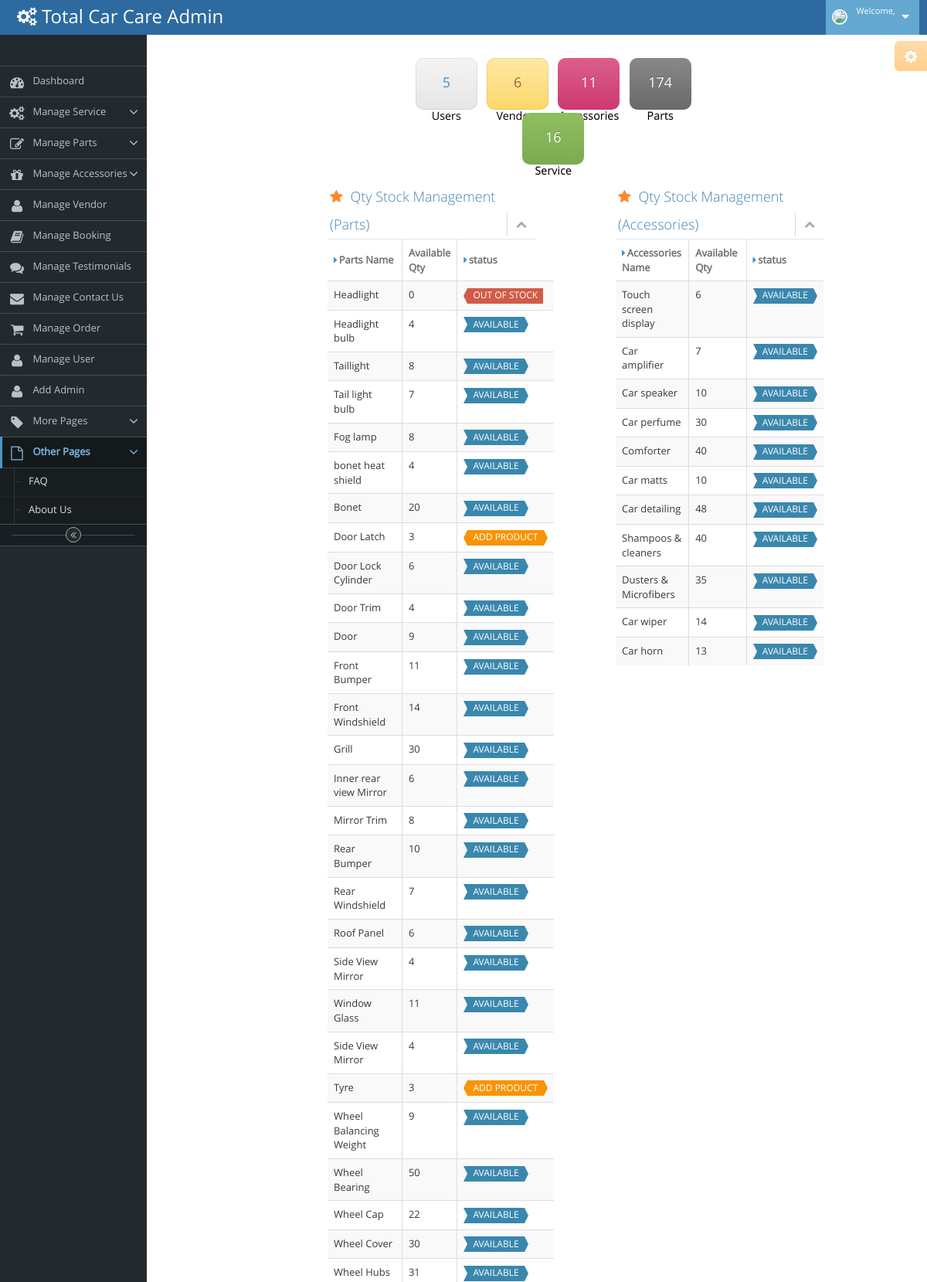
Page /dashboard.php (upper part) on the committed database.
### tables this page shows
CREATE TABLE `car_parts_details` (
  `cpdid` int(11) NOT NULL,
  `cpmid` int(11) NOT NULL,
  `cpdname` varchar(50) NOT NULL,
  `description` varchar(1000) NOT NULL,
  `qty` int(11) NOT NULL,
  `price` int(11) NOT NULL,
  `photo` varchar(50) NOT NULL
);

CREATE TABLE `car_accessories_details` (
  `cadid` int(11) NOT NULL,
  `camid` int(11) NOT NULL,
  `cadname` varchar(50) NOT NULL,
  `description` mediumtext NOT NULL,
  `price` varchar(50) NOT NULL,
  `qty` varchar(50) NOT NULL,
  `photo` varchar(50) NOT NULL
);

### dashboard.php (the view, shortened to what this page needs)
<?php
include('hhh.php');
include('connect.php');
?>
<div class="col-xs-20 col-sm-9">
    <div>
        <h1>
            <div class="center" style="height: 150px; margin-left: 285px;">
                <span class="btn btn-app btn-sm btn-light no-hover" style="height: 67px ;">
                    <span class="line-height-1 bigger-170 blue"> <?php
                                                        $q=mysqli_query($con,"select * from registration ");
                                                        $row=mysqli_num_rows($q);
                                                        echo '<h4 style="height : 0px ;" >'.$row. '</h4>';
                                                    ?></span>
                    <br />
                    <span class="line-height-1 smaller-90" style="color:black;">Users</span>
                </span>
                <span class="btn btn-app btn-sm btn-yellow no-hover " style="height: 67px ;">
                    <span class="line-height-1 bigger-170"> <?php
                                                        $q3=mysqli_query($con,"select * from vendor_master ");
                                                        $row3=mysqli_num_rows($q3);
                                                        echo '<h4 style="height : 0px ;" >'.$row3. '</h4>';
                                                    ?> </span>
                    <br />
                    <span class="line-height-1 smaller-90" style="color:black;"> Vendors </span>
                </span>
                <span class="btn btn-app btn-sm btn-pink no-hover" style="height: 67px ;">
                    <span class="line-height-1 bigger-170"> <?php
                                                        $q4=mysqli_query($con,"select * from car_accessories_details ");
                                                        $row4=mysqli_num_rows($q4);
                                                        echo '<h4 style="height : 0px ;" >'.$row4. '</h4>';
                                                    ?></span>
                    <br />
                    <span class="line-height-1 smaller-90" style="color:black;"> Accessories </span>
                </span>
                <span class="btn btn-app btn-sm btn-grey no-hover" style="height: 67px ;">
                    <span class="line-height-1 bigger-170"> <?php
                                                        $q5=mysqli_query($con,"select * from car_parts_details ");
                                                        $row5=mysqli_num_rows($q5);
                                                        echo '<h4 style="height : 0px ;" >'.$row5. '</h4>'
                                                    ?> </span>
                    <br />
                    <span class="line-height-1 smaller-90" style="color:black;"> Parts</span>
                </span>
                <span class="btn btn-app btn-sm btn-success no-hover" style="height: 67px ;">
                    <span class="line-height-1 bigger-170"> <?php
                                                        $q6=mysqli_query($con,"select * from service_detail ");
                                                        $row6=mysqli_num_rows($q6);
                                                        echo '<h4 style="height : 0px ;" >'.$row6. '</h4>'
                                                    ?> </span>
                    <br />
                    <span class="line-height-1 smaller-90" style="color:black;"> Service </span>
                </span>
            </div>
        </h1>
    </div>
    <div class="row" style="margin-left: 190px; width: 100%;">
        <div class="col-sm-5" style="margin-right: 80px;">
            <div class="widget-box transparent">
                <div class="widget-header widget-header-flat">
                    <h4 class="widget-title lighter">
                        <i class="ace-icon fa fa-star orange"></i>
                        Qty Stock Management (Parts)
                    </h4>
                    <div class="widget-toolbar">
                        <a href="#" data-action="collapse">
                            <i class="ace-icon fa fa-chevron-up"></i>
                        </a>
                    </div>
                </div>
                <div class="widget-body">
                    <div class="widget-main no-padding">
                        <table class="table table-bordered table-striped">
                            <thead class="thin-border-bottom">
                                <tr>
                                    <th>
                                        <i class="ace-icon fa fa-caret-right blue"></i>Parts Name
                                    </th>
                                    <th>
                                        Available Qty
                                    </th>
                                    <th class="hidden-480">
                                        <i class="ace-icon fa fa-caret-right blue"></i>status
                                    </th>
                                </tr>
                            </thead>
                            <tbody>
                                <?php
								include('connect.php');
								$q=mysqli_query($con,"select * from car_parts_details");
								while($row=mysqli_fetch_array($q))
								{
								?>
                                <tr>
                                    <td>
                                        <?php
                                        echo "$row[cpdname]";
                                    ?>
                                    </td>
                                    <td>
                                        <?php echo "$row[qty]";?>
                                    </td>
                                    <td class="hidden-480">
                                        <span>
                                            <?php
                                            $qty=$row['qty'];
                                            if($qty<=0)
                                            {
                                                echo " <span class='label label-danger arrowed'>OUT OF STOCK</span>";
                                            }
                                            elseif($qty<=3)
                                            {
                                                echo "<span class='label label-warning arrowed arrowed-right'>ADD PRODUCT</span>";
                                            }
                                            else
                                            {
                                                echo "<span class='label label-info arrowed-right arrowed-in'>AVAILABLE</span>";
                                            }
                                        ?>
                                        </span>
                                    </td>
                                </tr>
                                <?php }?>
                            </tbody>
                        </table>
                    </div>
                </div>
            </div>
        </div>
        <div class="col-sm-5">
            <div class="widget-box transparent">
                <div class="widget-header widget-header-flat">
                    <h4 class="widget-title lighter">
                        <i class="ace-icon fa fa-star orange"></i>
                        Qty Stock Management (Accessories)
                    </h4>
                    <div class="widget-toolbar">
                        <a href="#" data-action="collapse">
                            <i class="ace-icon fa fa-chevron-up"></i>
                        </a>
                    </div>
                </div>
                <div class="widget-body">
                    <div class="widget-main no-padding">
                        <table class="table table-bordered table-striped">
                            <thead class="thin-border-bottom">
                                <tr>
                                    <th>
                                        <i class="ace-icon fa fa-caret-right blue"></i>Accessories Name
                                    </th>
                                    <th>
                                        Available Qty
                                    </th>
                                    <th class="hidden-480">
                                        <i class="ace-icon fa fa-caret-right blue"></i>status
                                    </th>
                                </tr>
                            </thead>
                            <tbody>
                                <?php
								include('connect.php');
								$q=mysqli_query($con,"select * from car_accessories_details");
								while($row=mysqli_fetch_array($q))
								{
								?>
                                <tr>
                                    <td>
                                        <?php
                                        echo "$row[cadname]";
                                    ?>
                                    </td>
                                    <td>
                                        <?php echo "$row[qty]";?>
                                    </td>
                                    <td class="hidden-480">
                                        <span>
                                            <?php
                                            $qty=$row['qty'];
                                            if($qty<=0)
                                            {
                                                echo " <span class='label label-danger arrowed'>OUT OF STOCK</span>";
                                            }
                                            elseif($qty<4)
                                            {
                                                echo "<span class='label label-warning arrowed arrowed-right'>ADD PRODUCT</span>";
                                            }
                                            else
                                            {
                                                echo "<span class='label label-info arrowed-right arrowed-in'>AVAILABLE</span>";
                                            }
                                        ?>
                                        </span>
                                    </td>
                                </tr>
                                <?php }?>
                            </tbody>
                        </table>
                    </div>
                </div>
            </div>
        </div>
    </div>
    <?php
include('fff.php');
?>

### rows in the picture
car_parts_details: cpdname "Headlight", qty "0", shows "OUT OF STOCK"
car_parts_details: cpdname "Headlight bulb", qty "4", shows "AVAILABLE"
car_parts_details: cpdname "Taillight", qty "8", shows "AVAILABLE"
car_parts_details: cpdname "Tail light bulb", qty "7", shows "AVAILABLE"
car_parts_details: cpdname "Fog lamp", qty "8", shows "AVAILABLE"
car_parts_details: cpdname "bonet heat shield", qty "4", shows "AVAILABLE"
car_parts_details: cpdname "Bonet", qty "20", shows "AVAILABLE"
car_parts_details: cpdname "Door Latch", qty "3", shows "ADD PRODUCT"
car_parts_details: cpdname "Door Lock Cylinder", qty "6", shows "AVAILABLE"
car_parts_details: cpdname "Door Trim", qty "4", shows "AVAILABLE"
car_parts_details: cpdname "Door", qty "9", shows "AVAILABLE"
car_parts_details: cpdname "Front Bumper", qty "11", shows "AVAILABLE"
car_parts_details: cpdname "Front Windshield", qty "14", shows "AVAILABLE"
car_parts_details: cpdname "Grill", qty "30", shows "AVAILABLE"
car_parts_details: cpdname "Inner rear view Mirror", qty "6", shows "AVAILABLE"
car_parts_details: cpdname "Mirror Trim", qty "8", shows "AVAILABLE"
car_parts_details: cpdname "Rear Bumper", qty "10", shows "AVAILABLE"
car_parts_details: cpdname "Rear Windshield", qty "7", shows "AVAILABLE"
car_parts_details: cpdname "Roof Panel", qty "6", shows "AVAILABLE"
car_parts_details: cpdname "Side View Mirror", qty "4", shows "AVAILABLE"
car_parts_details: cpdname "Window Glass", qty "11", shows "AVAILABLE"
car_parts_details: cpdname "Side View Mirror", qty "4", shows "AVAILABLE"
car_parts_details: cpdname "Tyre", qty "3", shows "ADD PRODUCT"
car_parts_details: cpdname "Wheel Balancing Weight", qty "9", shows "AVAILABLE"
car_parts_details: cpdname "Wheel Bearing", qty "50", shows "AVAILABLE"
car_parts_details: cpdname "Wheel Cap", qty "22", shows "AVAILABLE"
car_parts_details: cpdname "Wheel Cover", qty "30", shows "AVAILABLE"
car_parts_details: cpdname "Wheel Hubs", qty "31", shows "AVAILABLE"
car_accessories_details: cadname "Touch screen display", qty "6", shows "AVAILABLE"
car_accessories_details: cadname "Car amplifier", qty "7", shows "AVAILABLE"
car_accessories_details: cadname "Car speaker", qty "10", shows "AVAILABLE"
car_accessories_details: cadname "Car perfume", qty "30", shows "AVAILABLE"
car_accessories_details: cadname "Comforter", qty "40", shows "AVAILABLE"
car_accessories_details: cadname "Car matts", qty "10", shows "AVAILABLE"
car_accessories_details: cadname "Car detailing", qty "48", shows "AVAILABLE"
car_accessories_details: cadname "Shampoos & cleaners", qty "40", shows "AVAILABLE"
car_accessories_details: cadname "Dusters & Microfibers", qty "35", shows "AVAILABLE"
car_accessories_details: cadname "Car wiper", qty "14", shows "AVAILABLE"
car_accessories_details: cadname "Car horn", qty "13", shows "AVAILABLE"

### other values in the picture
$row "5"
$row3 "6"
$row4 "11"
$row5 "174"
$row6 "16"
